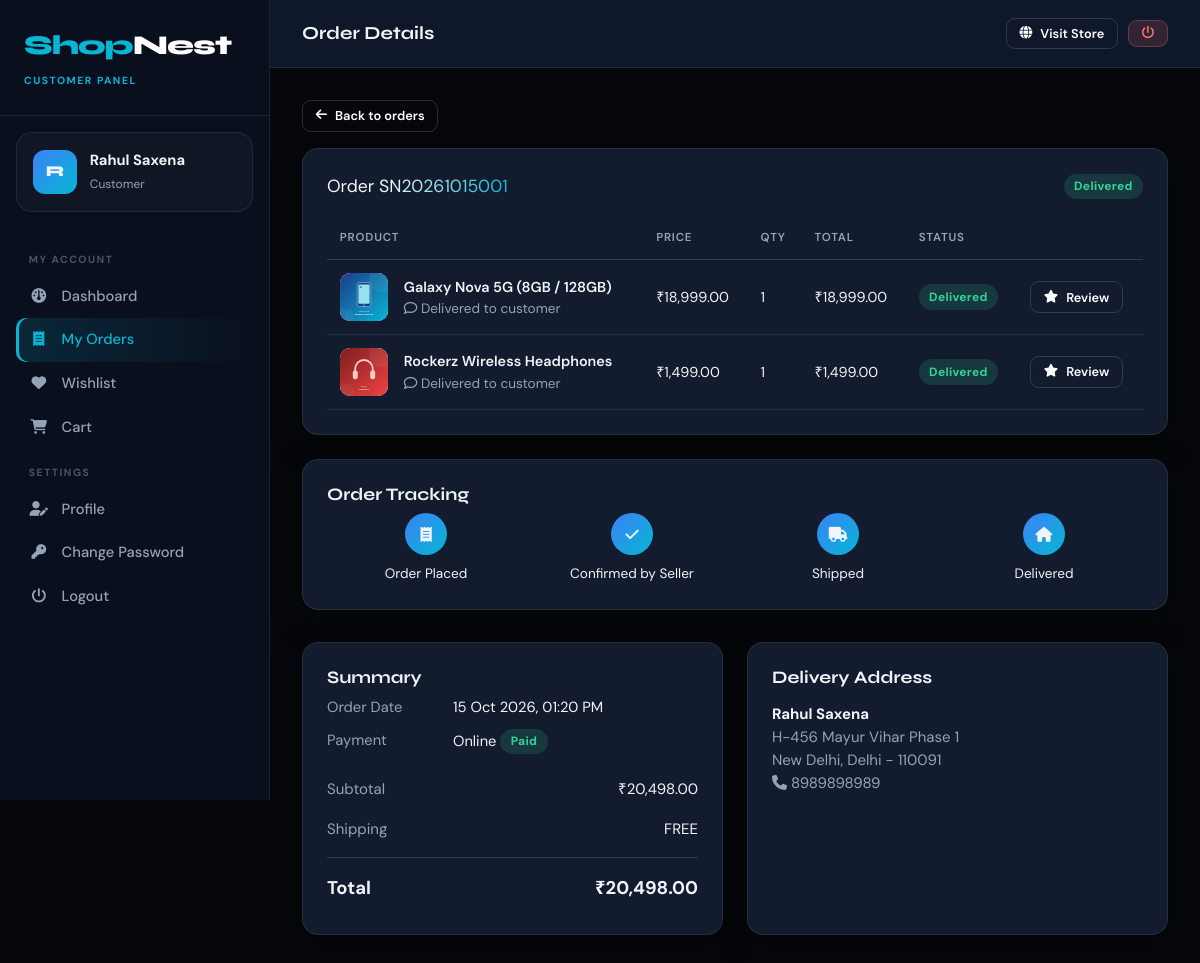
Page /customer/order-details.php?id=1 (signed in) on the committed database.
### tables this page shows
CREATE TABLE `tblcustomer` (
  `ID` int(10) NOT NULL AUTO_INCREMENT,
  `FullName` varchar(120) NOT NULL,
  `Email` varchar(120) NOT NULL,
  `MobileNumber` bigint(10) DEFAULT NULL,
  `Gender` varchar(20) DEFAULT NULL,
  `Address` mediumtext DEFAULT NULL,
  `City` varchar(80) DEFAULT NULL,
  `State` varchar(80) DEFAULT NULL,
  `Pincode` varchar(10) DEFAULT NULL,
  `Image` varchar(150) DEFAULT NULL,
  `Password` varchar(255) NOT NULL,
  `RegDate` timestamp NULL DEFAULT current_timestamp(),
  PRIMARY KEY (`ID`),
  UNIQUE KEY `uq_customer_email` (`Email`)
);

CREATE TABLE `tblorders` (
  `ID` int(10) NOT NULL AUTO_INCREMENT,
  `OrderNumber` varchar(20) NOT NULL,
  `CustomerID` int(10) NOT NULL,
  `ShipName` varchar(120) NOT NULL,
  `ShipMobile` varchar(15) NOT NULL,
  `ShipAddress` mediumtext NOT NULL,
  `ShipCity` varchar(80) NOT NULL,
  `ShipState` varchar(80) NOT NULL,
  `ShipPincode` varchar(10) NOT NULL,
  `PaymentMethod` enum('COD','Online') NOT NULL DEFAULT 'COD',
  `PaymentStatus` enum('Pending','Paid','Refunded') NOT NULL DEFAULT 'Pending',
  `SubTotal` decimal(10,2) NOT NULL DEFAULT 0.00,
  `ShippingCharge` decimal(10,2) NOT NULL DEFAULT 0.00,
  `TotalAmount` decimal(10,2) NOT NULL DEFAULT 0.00,
  `Notes` varchar(255) DEFAULT NULL,
  `OrderDate` timestamp NULL DEFAULT current_timestamp(),
  PRIMARY KEY (`ID`),
  UNIQUE KEY `uq_order_number` (`OrderNumber`),
  KEY `idx_order_customer` (`CustomerID`),
  CONSTRAINT `fk_order_customer` FOREIGN KEY (`CustomerID`) REFERENCES `tblcustomer` (`ID`)
);

CREATE TABLE `tblorderitems` (
  `ID` int(10) NOT NULL AUTO_INCREMENT,
  `OrderID` int(10) NOT NULL,
  `ProductID` int(10) DEFAULT NULL,
  `SellerID` int(10) NOT NULL,
  `ProductName` varchar(200) NOT NULL,
  `Price` decimal(10,2) NOT NULL,
  `Quantity` int(5) NOT NULL DEFAULT 1,
  `Status` enum('Pending','Confirmed','Shipped','Delivered','Cancelled') NOT NULL DEFAULT 'Pending',
  `Remark` varchar(255) DEFAULT NULL,
  `UpdationDate` timestamp NULL DEFAULT NULL ON UPDATE current_timestamp(),
  PRIMARY KEY (`ID`),
  KEY `idx_item_order` (`OrderID`),
  KEY `idx_item_seller` (`SellerID`),
  KEY `idx_item_product` (`ProductID`),
  CONSTRAINT `fk_item_order` FOREIGN KEY (`OrderID`) REFERENCES `tblorders` (`ID`) ON DELETE CASCADE,
  CONSTRAINT `fk_item_product` FOREIGN KEY (`ProductID`) REFERENCES `tblproduct` (`ID`) ON DELETE SET NULL,
  CONSTRAINT `fk_item_seller` FOREIGN KEY (`SellerID`) REFERENCES `tblseller` (`ID`)
);

CREATE TABLE `tblproduct` (
  `ID` int(10) NOT NULL AUTO_INCREMENT,
  `SellerID` int(10) NOT NULL,
  `CategoryID` int(10) NOT NULL,
  `ProductName` varchar(200) NOT NULL,
  `Brand` varchar(100) DEFAULT NULL,
  `Description` mediumtext DEFAULT NULL,
  `Price` decimal(10,2) NOT NULL,
  `MRP` decimal(10,2) NOT NULL,
  `Stock` int(10) NOT NULL DEFAULT 0,
  `Image` varchar(150) DEFAULT NULL,
  `Status` enum('Active','Inactive') NOT NULL DEFAULT 'Active',
  `IsFeatured` tinyint(1) NOT NULL DEFAULT 0,
  `CreationDate` timestamp NULL DEFAULT current_timestamp(),
  `UpdationDate` timestamp NULL DEFAULT NULL ON UPDATE current_timestamp(),
  PRIMARY KEY (`ID`),
  KEY `idx_product_seller` (`SellerID`),
  KEY `idx_product_category` (`CategoryID`),
  CONSTRAINT `fk_product_seller` FOREIGN KEY (`SellerID`) REFERENCES `tblseller` (`ID`) ON DELETE CASCADE,
  CONSTRAINT `fk_product_category` FOREIGN KEY (`CategoryID`) REFERENCES `tblcategory` (`ID`)
);

### includes/order-view.php (the view, shortened to what the rows shown need)
<?php
$overall = order_overall_status($order['ID']);
$itemsTotal = 0;
foreach ($items as $it) $itemsTotal += $it['Price'] * $it['Quantity'];
?>
<div>
    <div>
        <div class="card">
            <div class="card-title">
                <span>Order <span class="gradient-text"><?php echo e($order['OrderNumber']); ?></span></span>
                <?php echo status_badge($overall); ?>
            </div>
            <div class="table-wrap">
                <table class="table">
                    <thead><tr><th>Product</th><th>Price</th><th>Qty</th><th>Total</th><th>Status</th><th><?php echo $mode === 'customer' ? '' : 'Update'; ?></th></tr></thead>
                    <tbody>
                    <?php foreach ($items as $it): ?>
                        <tr>
                            <td>
                                <div class="flex" style="flex-wrap:nowrap;min-width:220px">
                                    <img class="thumb" src="<?php echo product_img(isset($it['Image']) ? $it['Image'] : ''); ?>" alt="">
                                    <div>
                                        <?php if ($it['ProductID']): ?>
                                            <a href="<?php echo url('product-details.php?id=' . (int)$it['ProductID']); ?>" style="color:var(--text);font-weight:600" target="_blank"><?php echo e($it['ProductName']); ?></a>
                                        <?php else: ?><b><?php echo e($it['ProductName']); ?></b><?php endif; ?>
                                        <?php if (!empty($it['Remark'])): ?><div class="muted small"><i class="fa-regular fa-comment"></i> <?php echo e($it['Remark']); ?></div><?php endif; ?>
                                    </div>
                                </div>
                            </td>
                            <td><?php echo money($it['Price']); ?></td>
                            <td><?php echo (int)$it['Quantity']; ?></td>
                            <td><?php echo money($it['Price'] * $it['Quantity']); ?></td>
                            <td><?php echo status_badge($it['Status']); ?></td>
                            <td>
                                <?php if ($mode === 'customer'): ?>
                                    <?php if ($it['Status'] === 'Pending'): ?>
                                        <form method="post" data-confirm="Cancel this item?">
                                            <?php echo csrf_field(); ?>
                                            <input type="hidden" name="action" value="cancel">
                                            <input type="hidden" name="item_id" value="<?php echo (int)$it['ID']; ?>">
                                            <button class="btn btn-danger btn-sm">Cancel</button>
                                        </form>
                                    <?php elseif ($it['Status'] === 'Delivered' && $it['ProductID']): ?>
                                        <a class="btn btn-sm btn-outline" href="<?php echo url('product-details.php?id=' . (int)$it['ProductID'] . '#reviews'); ?>"><i class="fa-solid fa-star"></i> Review</a>
                                    <?php endif; ?>
                                <?php else: ?>
                                    <span class="muted small">Final</span>
                                <?php endif; ?>
                            </td>
                        </tr>
                    <?php endforeach; ?>
                    </tbody>
                </table>
            </div>
        </div>
        <?php if ($mode !== 'seller'): ?>
        <div class="card">
            <?php
            $steps = ['Pending' => 'Order Placed', 'Confirmed' => 'Confirmed by Seller', 'Shipped' => 'Shipped', 'Delivered' => 'Delivered'];
            $rank = ['Pending' => 0, 'Confirmed' => 1, 'Shipped' => 2, 'Delivered' => 3, 'Partially Delivered' => 3, 'Processing' => 1, 'Cancelled' => -1];
            $cur = isset($rank[$overall]) ? $rank[$overall] : 0;
            ?>
            <?php if ($overall === 'Cancelled'): ?>
                <div class="alert alert-error mb-0"><i class="fa-solid fa-ban"></i> This order has been cancelled.</div>
            <?php else: ?>
                <div class="flex" style="justify-content:space-between;gap:.5rem">
                    <?php $n = 0; foreach ($steps as $k => $label): $done = $n <= $cur; ?>
                        <div class="text-center" style="flex:1;min-width:90px">
                            <div style="width:42px;height:42px;border-radius:50%;margin:0 auto .5rem;display:grid;place-items:center;background:<?php echo $done ? 'linear-gradient(135deg,var(--blue),var(--cyan))' : 'rgba(255,255,255,.06)'; ?>">
                                <i class="fa-solid <?php echo ['fa-receipt', 'fa-check', 'fa-truck', 'fa-house'][$n]; ?>"></i>
                            </div>
                            <div class="small <?php echo $done ? '' : 'muted'; ?>"><?php echo $label; ?></div>
                        </div>
                    <?php $n++; endforeach; ?>
                </div>
            <?php endif; ?>
        </div>
        <?php endif; ?>
    </div>
    <div class="grid-2 mt-3">
        <div class="card" style="margin-top:0">
            <dl class="detail-list" style="grid-template-columns:110px 1fr">
                <dt>Order Date</dt><dd><?php echo date('d M Y, h:i A', strtotime($order['OrderDate'])); ?></dd>
                <dt>Payment</dt><dd><?php echo e($order['PaymentMethod']); ?> <?php echo status_badge($order['PaymentStatus']); ?></dd>
            </dl>
            <?php if ($mode === 'seller'): ?>
                <div class="summary-row total"><span>Your items</span><span><?php echo money($itemsTotal); ?></span></div>
            <?php else: ?>
                <div class="summary-row mt-2"><span class="muted">Subtotal</span><span><?php echo money($order['SubTotal']); ?></span></div>
                <div class="summary-row"><span class="muted">Shipping</span><span><?php echo $order['ShippingCharge'] > 0 ? money($order['ShippingCharge']) : 'FREE'; ?></span></div>
                <div class="summary-row total"><span>Total</span><span><?php echo money($order['TotalAmount']); ?></span></div>
            <?php endif; ?>
        </div>
        <div class="card" style="margin-top:0">
            <p class="mb-0"><b><?php echo e($order['ShipName']); ?></b><br>
                <span class="muted"><?php echo nl2br(e($order['ShipAddress'])); ?><br>
                <?php echo e($order['ShipCity']); ?>, <?php echo e($order['ShipState']); ?> - <?php echo e($order['ShipPincode']); ?><br>
                <i class="fa-solid fa-phone"></i> <?php echo e($order['ShipMobile']); ?></span></p>
        </div>
    </div>
</div>

### includes/panel-header.php (shortened to what the rows shown need)
<?php
$pageTitle = isset($pageTitle) ? $pageTitle : 'Dashboard';
if ($panelRole === 'admin') {
    $me = db_one("SELECT AdminName AS Name, Email FROM tbladmin WHERE ID=?", [(int)$_SESSION['snaid']]);
    $avatar = null;
    $newOrders = (int)db_val("SELECT COUNT(DISTINCT OrderID) FROM tblorderitems WHERE Status='Pending'");
    $pendingSellers = (int)db_val("SELECT COUNT(*) FROM tblseller WHERE Status='Pending'");
    $unread = (int)db_val("SELECT COUNT(*) FROM tblenquiry WHERE IsRead=0");
    $menu = [
        'Main' => [
            ['dashboard.php', 'fa-gauge', 'Dashboard'],
        ],
        'Catalog' => [
            ['manage-categories.php', 'fa-layer-group', 'Categories'],
            ['manage-products.php', 'fa-box', 'All Products'],
        ],
        'Orders' => [
            ['all-orders.php', 'fa-receipt', 'All Orders', ['order-details.php'], $newOrders],
            ['between-dates-reports.php', 'fa-chart-line', 'Sales Report'],
        ],
        'People' => [
            ['manage-sellers.php', 'fa-store', 'Sellers', ['view-seller.php'], $pendingSellers],
            ['registered-customers.php', 'fa-users', 'Customers', ['view-customer.php']],
        ],
        'Website' => [
            ['enquiries.php', 'fa-envelope', 'Enquiries', [], $unread],
            ['about-us.php', 'fa-circle-info', 'About Us Page'],
            ['contact-us.php', 'fa-address-book', 'Contact Us Page'],
        ],
        'Account' => [
            ['admin-profile.php', 'fa-user-gear', 'Profile'],
            ['change-password.php', 'fa-key', 'Change Password'],
            ['logout.php', 'fa-power-off', 'Logout'],
        ],
    ];
    $roleLabel = 'Administrator';
} else {
    $me = db_one("SELECT FullName AS Name, Email, Image FROM tblcustomer WHERE ID=?", [(int)$_SESSION['sncid']]);
    $avatar = $me['Image'] ? url('images/customers/' . $me['Image']) : null;
    $roleLabel = 'Customer';
}
$initial = strtoupper(substr($me['Name'], 0, 1));
?>
<!DOCTYPE html>
<html lang="en">
<head>
    <link rel="stylesheet" href="<?php echo url('assets/vendor/fonts/fonts.css'); ?>">
    <link rel="stylesheet" href="<?php echo url('assets/vendor/fontawesome/css/all.min.css'); ?>">
    <link rel="stylesheet" href="<?php echo url('assets/css/style.css'); ?>">
</head>
<body>
<div class="panel">
    <aside class="sidebar" id="sidebar">
        <div class="user-box">
            <div class="avatar"><?php echo $avatar ? '<img src="' . e($avatar) . '" alt="">' : e($initial); ?></div>
            <div style="min-width:0"><b><?php echo e($me['Name']); ?></b><span><?php echo e($roleLabel); ?></span></div>
        </div>
    </aside>
    <main class="panel-main">
        <div class="topbar">
            <div class="flex" style="flex-wrap:nowrap;gap:0">
                <h1><?php echo e($pageTitle); ?></h1>
            </div>
        </div>
        <div class="panel-content">

### includes/functions.php (shortened to what the rows shown need)
<?php
function e($str)
{
    return htmlspecialchars((string)$str, ENT_QUOTES, 'UTF-8');
}
function url($path = '')
{
    return BASE_URL . '/' . ltrim($path, '/');
}
function money($amount)
{
    return '₹' . number_format((float)$amount, 2);
}
function product_img($file)
{
    if ($file && is_file(PRODUCT_IMG_DIR . $file)) {
        return url('images/products/' . $file);
    }
    return url('images/no-image.svg');
}
function db_query($sql, $params = [])
{
    global $con;
    $stmt = mysqli_prepare($con, $sql);
    if ($params) {
        $types = '';
        foreach ($params as $p) {
            $types .= is_int($p) ? 'i' : (is_float($p) ? 'd' : 's');
        }
        mysqli_stmt_bind_param($stmt, $types, ...$params);
    }
    if (!mysqli_stmt_execute($stmt)) {
        error_log('SQL execute failed: ' . mysqli_stmt_error($stmt) . ' | ' . $sql);
        return false;
    }
    $res = mysqli_stmt_get_result($stmt);
    return $res === false ? true : $res;
}
function db_all($sql, $params = [])
{
    $res = db_query($sql, $params);
    return ($res instanceof mysqli_result) ? mysqli_fetch_all($res, MYSQLI_ASSOC) : [];
}
function db_one($sql, $params = [])
{
    $res = db_query($sql, $params);
    return ($res instanceof mysqli_result) ? mysqli_fetch_assoc($res) : null;
}
function is_customer() { return !empty($_SESSION['sncid']); }
function require_customer()
{
    return (int)$_SESSION['sncid'];
}
function status_badge($status)
{
    $map = ['Pending' => 'amber', 'Confirmed' => 'blue', 'Shipped' => 'purple', 'Delivered' => 'green',
            'Cancelled' => 'red', 'Active' => 'green', 'Inactive' => 'red', 'Blocked' => 'red',
            'Paid' => 'green', 'Refunded' => 'purple', 'Partially Delivered' => 'blue', 'Processing' => 'blue'];
    $c = isset($map[$status]) ? $map[$status] : 'grey';
    return '<span class="badge badge-' . $c . '">' . e($status) . '</span>';
}
function order_overall_status($orderId)
{
    $rows = db_all("SELECT Status, COUNT(*) c FROM tblorderitems WHERE OrderID=? GROUP BY Status", [(int)$orderId]);
    $s = [];
    $total = 0;
    foreach ($rows as $r) { $s[$r['Status']] = (int)$r['c']; $total += (int)$r['c']; }
    $cancel = isset($s['Cancelled']) ? $s['Cancelled'] : 0;
    $active = $total - $cancel;
    foreach (['Pending', 'Confirmed', 'Shipped', 'Delivered'] as $st) {
        if (isset($s[$st]) && $s[$st] === $active) return $st;
    }
    return 'Processing';
}
function get($key, $default = '')
{
    return isset($_GET[$key]) ? trim((string)$_GET[$key]) : $default;
}

### rows in the picture
tblcustomer: FullName "R", FullName "Rahul Saxena"
tblorders: OrderNumber "SN20261015001", label "Order Placed", OrderDate "15 Oct 2026, 01:20 PM", PaymentMethod "Online", PaymentStatus "Paid", SubTotal "₹20,498.00", TotalAmount "₹20,498.00", ShipName "Rahul Saxena", ShipAddress "H-456 Mayur Vihar Phase 1", ShipCity "New Delhi", ShipState "Delhi", ShipPincode "110091", ShipMobile "8989898989"
tblorderitems: ProductID.Image (picture), ProductName "Galaxy Nova 5G (8GB / 128GB)", Remark "Delivered to customer", Price "₹18,999.00", Quantity "1", money($it['Price'] * $it['Quantity']) "₹18,999.00", Status "Delivered"
tblorderitems: ProductID.Image (picture), ProductName "Rockerz Wireless Headphones", Remark "Delivered to customer", Price "₹1,499.00", Quantity "1", money($it['Price'] * $it['Quantity']) "₹1,499.00", Status "Delivered"

### other values in the picture
$panelRole "CUSTOMER"
$roleLabel "Customer"
$heading "MY ACCOUNT"
$l[2] "Dashboard"
$l[2] "My Orders"
$l[2] "Wishlist"
$l[2] "Cart"
$heading "SETTINGS"
$l[2] "Profile"
$l[2] "Change Password"
$l[2] "Logout"
$pageTitle "Order Details"
$status "Delivered"
$label "Confirmed by Seller"
$label "Shipped"
